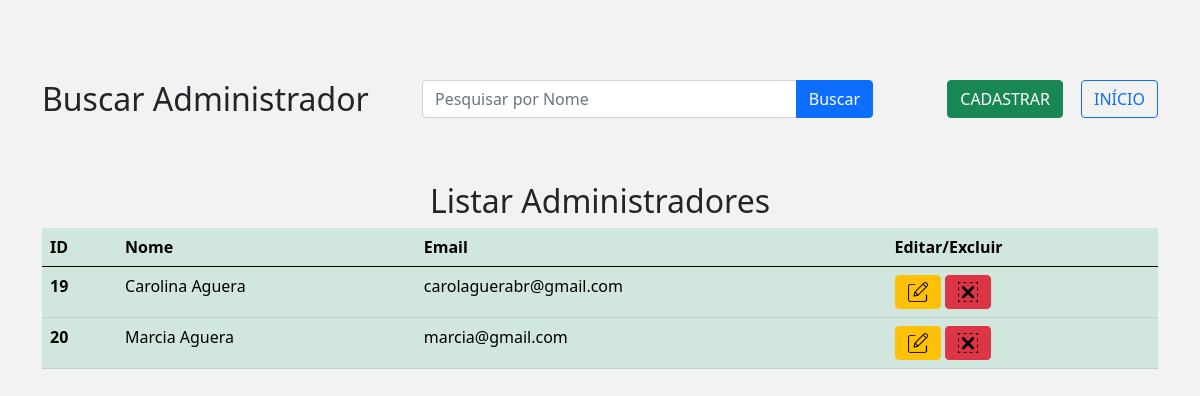
The app's page /views/adm/listarAdm.php (signed in) with its own data.
### tables this page shows
CREATE TABLE `administrador` (
  `id` int(11) NOT NULL AUTO_INCREMENT,
  `nome` varchar(255) NOT NULL,
  `email` varchar(255) NOT NULL,
  `senha` varchar(255) NOT NULL,
  PRIMARY KEY (`id`)
);

### views/adm/listarAdm.php (the view, shortened to what this page needs)
<?php
$conexao = mysqli_connect('mysql-container', 'root', 'ecode', 'projectecode');
$where = "";
$sqlPesquisar = "select * from administrador" . $where;
$usuarios = mysqli_query($conexao, $sqlPesquisar);
require_once('../../dependencias.php');
?>
<!DOCTYPE html>
<html lang="pt-br">
<head>
</head>
<body style="background-color: #F2F2F2;" class="form-login container">
    <div class="row">
        <div class="col-sm-4 " style="display: flex; float: left;">
            <h2 class="titulo">Buscar Administrador</h2>
        </div>
        <div class="col-sm-5">
            <form action="/views/adm/listarAdm.php" method="post">
                <div class="input-group ">
                    <input type="text" class="form-control" placeholder="Pesquisar por Nome" name="nomePesquisar">
                    <button class="btn btn-primary" type="submit" name="pesquisar">Buscar</button>
                </div>
            </form>
        </div>
        <div class="col-sm-2">
            <a class="btn btn-success" style="float: right;" href="/views/adm/cadastroAdm.php">CADASTRAR</a>
        </div>
        <div class="col-sm-1">
            <a class="btn btn-outline-primary buton" style="float: right;" href="IndexAdm.php">INÍCIO</a>
        </div>
    </div>
    <div style="margin-top: 3rem;">
        <h2>Listar Administradores</h2>
        <div class="table-responsive">
            <table class="table table-success">
                <thead>
                    <tr>
                        <th scope="col">ID</th>
                        <th scope="col">Nome</th>
                        <th scope="col">Email</th>
                        <th scope="col">Editar/Excluir</th>
                    </tr>
                </thead>
                <tbody>
                    <?php
                    while ($data = mysqli_fetch_array($usuarios)) { ?>
                        <tr>
                            <th scope="row">
                                <?= $data['id']  ?>
                            </th>
                            <td><?= $data['nome']  ?></td>
                            <td><?= $data['email']  ?></td>
                            <td>
                                <button type="button" class="btn btn-warning" data-bs-toggle="modal" data-bs-target="#exampleModal1<?= $data['id'] ?>">
                                    <img src="../../img/edit.png" alt="" width="20rem" height="20rem">
                                </button>
                                <button type="button" class="btn btn-danger" data-bs-toggle="modal" data-bs-target="#exampleModal2<?= $data['id']?>">
                                    <img src="../../img/excluir.png" alt="" width="20rem" height="20rem">
                                </button>
                            </td>
                        </tr>
                    <?php
                    }
                    ?>
                </tbody>
            </table>
        </div>
    </div>
</body>
</html>

### views/adm/listarAdm.php (style rules this page uses)
.form-login { margin-top: 5rem; margin-left: auto; margin-right: auto; }
h2 { text-align: center; }

### records on screen
administrador: id "19", nome "Carolina Aguera", email "carolaguerabr@gmail.com"
administrador: id "20", nome "Marcia Aguera", email "marcia@gmail.com"
